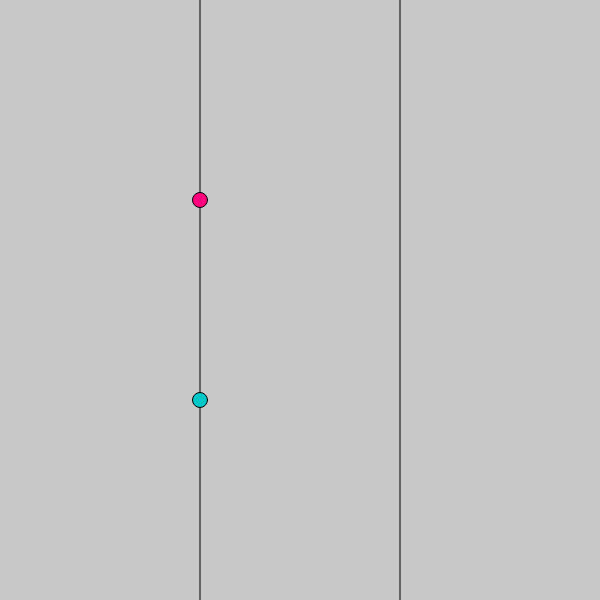
Frame 1 (no input)
Frame 60 (no input): identical to frame 1, image omitted
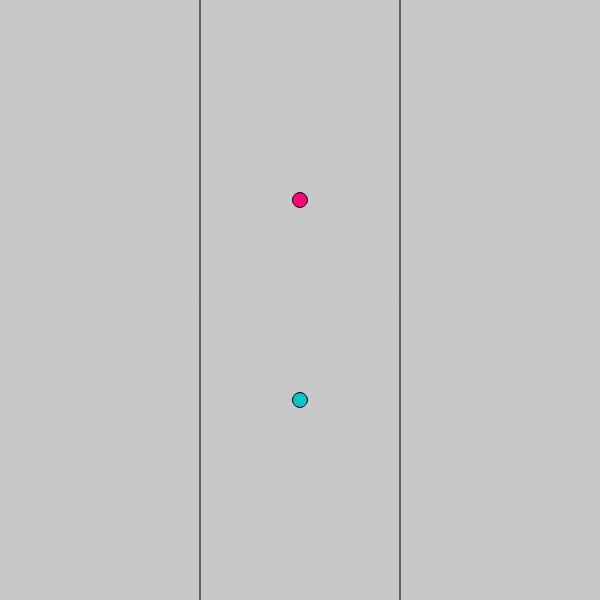
Frame 120 (the mouse pressed at the canvas centre since frame 60)

The p5.js sketch that drew these frames (run headless with seeded random() and noise() and a simulated clock; from frame 60 on, the mouse is pressed at the canvas centre):

// p5.js sketch
// ── sketch.js
var mappedPos = 200;

function setup() {

	createCanvas(600,600);
	background(200);
    
}

function draw() {

	background(200);

	line(200,0,200,height);
	line(400,0,400,height);

	//map mouse position to limits of 200,400
	mappedPos = map(mouseX, 0, 600, 200, 400);

	//constrain mapped position to avoid going beyond limits
	mappedPos = constrain(mappedPos, 200, 400);

	fill(255,0,127);
	ellipse(mappedPos, height/3, 15, 15);

	//constrain mouse position without remapping
	var constrainPos = constrain(mouseX, 200, 400);

	fill(0, 200, 200);
	ellipse(constrainPos, height*(2/3), 15, 15);

}
